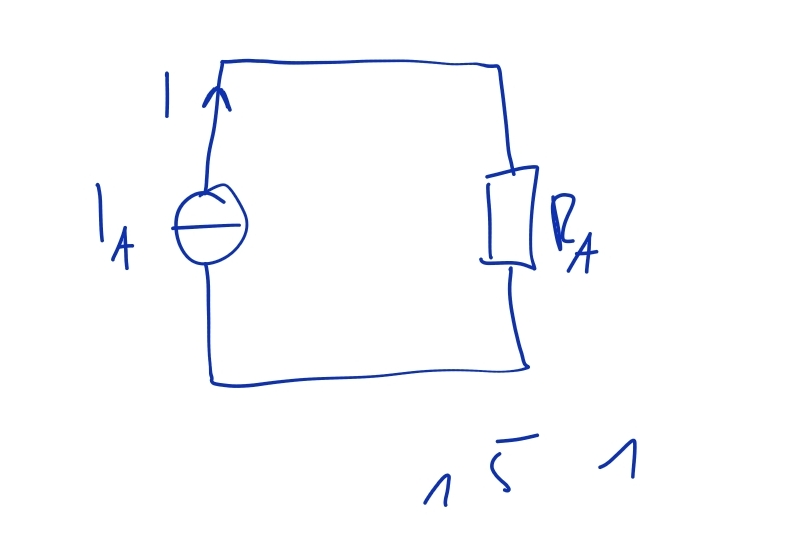
#> input picture data/processed/aitee/images/train/5d45f527-s-0001-v-0005-0001.jpg, 792 x 546 px; its folder holds only this picture in this run
$ python audit_sources.py
#> lines starting #> are read from the running program, lines starting #| are printed output that depends on the picture
### tmp/association-release-smoke/pcbparse/vision.py
"""Image-only offline baseline: OCR, learned symbol templates and wire geometry."""
from collections import Counter
import copy
import hashlib
import json
import math
from pathlib import Path
import re
import time

import cv2
import numpy as np

from .core import assignment, build, validate
from .dataset import CATEGORIES, DESIGNATOR, index_dataset, pin_specs


def read_image(path):
    a=cv2.imdecode(np.fromfile(str(path),dtype=np.uint8),cv2.IMREAD_COLOR)
#> a is the input picture: shape (546, 792, 3); mean B, G, R 252.9, 251.2, 250.5
    if a is None: raise ValueError('cannot decode image: '+str(path))
    return a


def write_image(path, image):
    path=Path(path); path.parent.mkdir(parents=True,exist_ok=True)
    cv2.imencode(path.suffix,image)[1].tofile(str(path))


# [105 lines left out: functions masks, iou, train_templates, wire_lines, not called in this run]


class ImageParser:
    # [421 lines left out: functions __init__, texts, detect, parse, local_texts, number_located_pins and 1 more, not called in this run]


def runs(active):
    positions=np.flatnonzero(np.diff(np.r_[False,active,False].astype(np.int8)))
    return list(zip(positions[::2],positions[1::2]))


def center(b): return ((b[0]+b[2])/2,(b[1]+b[3])/2)


# [9 lines left out: function refine_pin_locations, not called in this run]


def box_distance(a,b):
    return math.hypot(max(b[0]-a[2],a[0]-b[2],0),max(b[1]-a[3],a[1]-b[3],0))


# [4 lines left out: function compatible, not called in this run]


def is_value(text):
    return bool(re.fullmatch(r'(?:\d+(?:\.\d+)?|\d+[RrKkMm]\d+)[\s\wµμΩω%./+-]*',text)) and not bool(re.fullmatch(r'\d{1,2}',text))


def correct_resistance_ocr(text):
    # Q is a common OCR confusion for the ohm glyph; require a resistor value.
    return re.sub(r'Q$','Ω',text) if re.fullmatch(r'\d+(?:\.\d+)?[kKmM]?Q',text) else text


# [31 lines left out: functions select_ic_name, overlay, not called in this run]

### tmp/association-release-smoke/scripts/audit_sources.py
"""Inventory staged data without confusing render variants with independent designs."""
from collections import Counter
import hashlib
import json
from pathlib import Path
import sys
import cv2
import numpy as np

ROOT=Path(__file__).resolve().parents[1]; sys.path.insert(0,str(ROOT))
from pcbparse.vision import read_image

records=[]; thumbnail=[]
for source,directory in (('PCBnet',ROOT/'data/processed/yolo'),('AITEE',ROOT/'data/processed/aitee')):
    for split in ('train','val'):
        for image in sorted((directory/'images'/split).glob('*')):
            if image.suffix.lower() not in ('.png','.jpg','.jpeg'): continue
            array=read_image(image); gray=cv2.cvtColor(array,cv2.COLOR_BGR2GRAY)
#> after `gray = cv2.cvtColor(array, cv2.COLOR_BGR2GRAY)`:
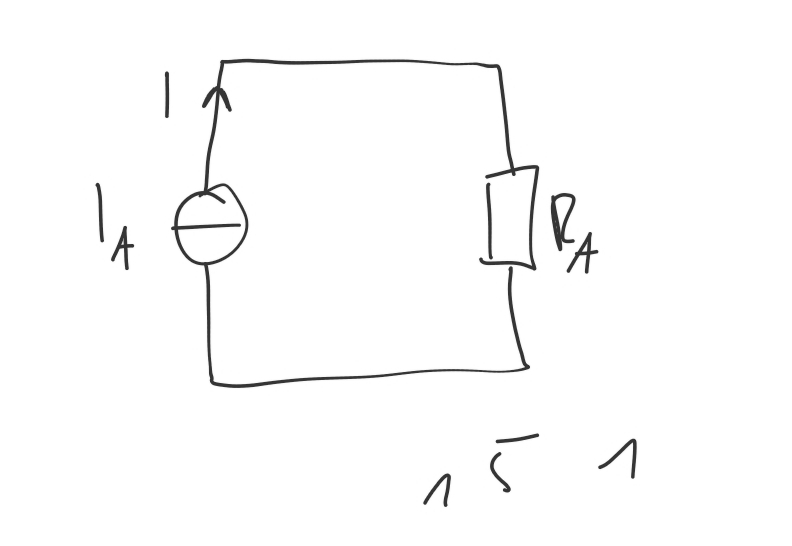
#> gray: shape (546, 792); min 51, max 255, mean 251.2
            small=cv2.resize(gray,(32,32),interpolation=cv2.INTER_AREA).astype(np.float32)/255
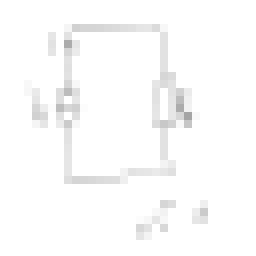
#> small: shape (32, 32) float32 (shown 8 times larger); min 0.647, max 1, mean 0.985
            dct=cv2.dct(small)[:8,:8]; bits=dct>np.median(dct.flatten()[1:])
#> (the run stopped early here; a loop or call above may not have finished)

$ run again, on data/processed/aitee/images/train/6f0f39d1-s-0001-v-0001-0007.jpg
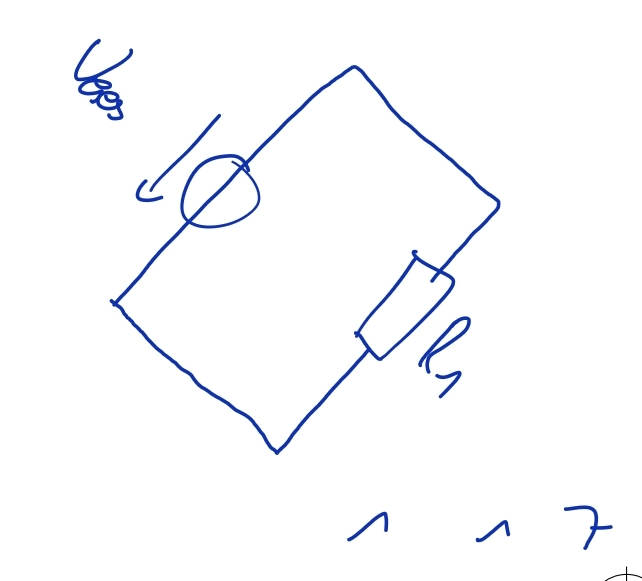
#> input picture data/processed/aitee/images/train/6f0f39d1-s-0001-v-0001-0007.jpg, 642 x 581 px
#> in read_image, a is the input picture: shape (581, 642, 3); mean B, G, R 252.5, 250.3, 249.5
#> `gray = cv2.cvtColor(array, cv2.COLOR_BGR2GRAY)`:
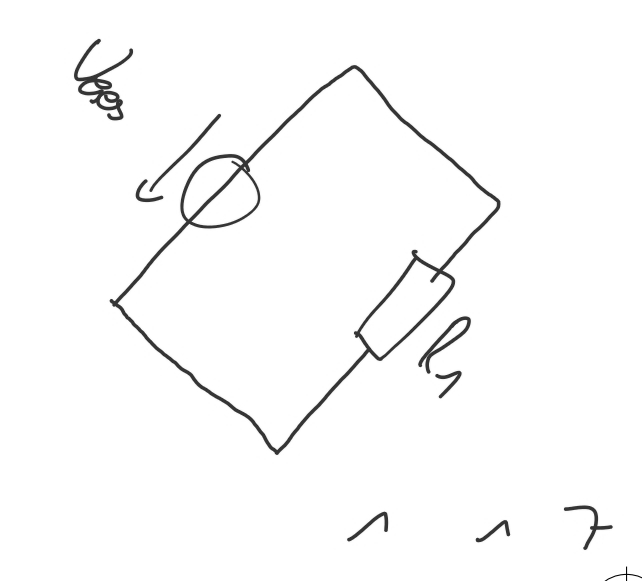
#> gray: shape (581, 642); min 1, max 255, mean 250.3
#> `small=cv2.resize(gray,(32,32),interpolation=cv2.INTER_AREA).astype(np...`:
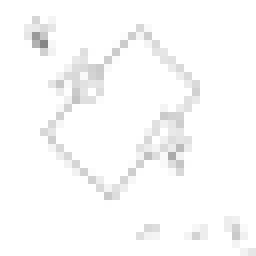
#> small: shape (32, 32) float32 (shown 8 times larger); min 0.518, max 1, mean 0.982

$ run again, on data/processed/aitee/images/train/b0db2bc4-s-0001-v-0005-0002.jpg
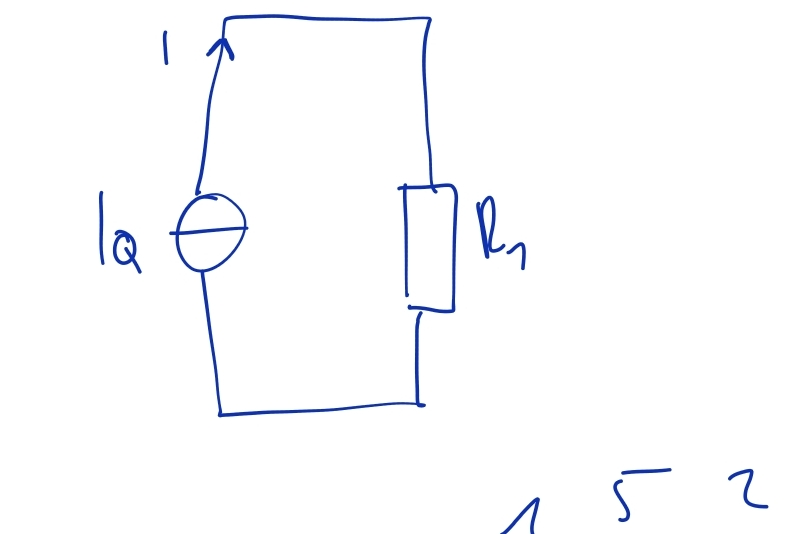
#> input picture data/processed/aitee/images/train/b0db2bc4-s-0001-v-0005-0002.jpg, 810 x 534 px
#> in read_image, a is the input picture: shape (534, 810, 3); mean B, G, R 252.9, 251.2, 250.6
#> `gray = cv2.cvtColor(array, cv2.COLOR_BGR2GRAY)`:
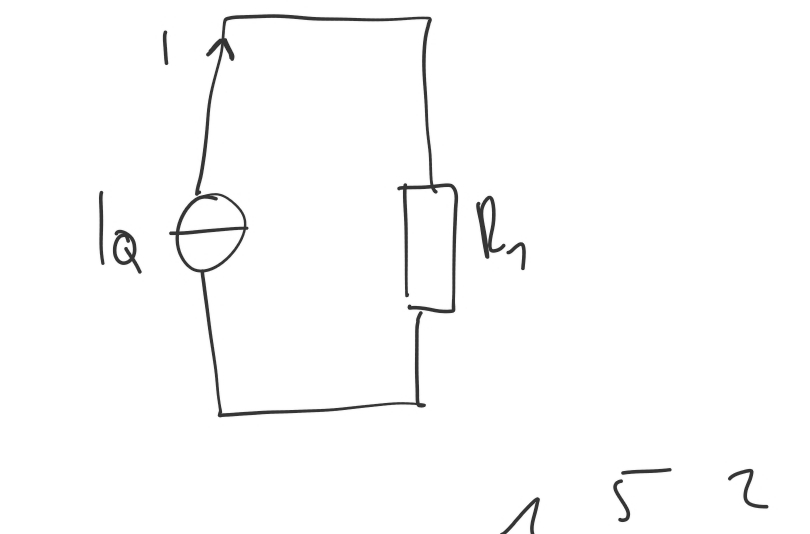
#> gray: shape (534, 810); min 51, max 255, mean 251.2
#> `small=cv2.resize(gray,(32,32),interpolation=cv2.INTER_AREA).astype(np...`:
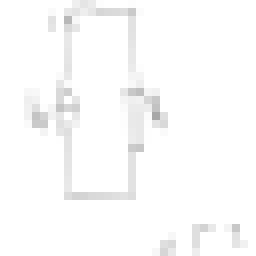
#> small: shape (32, 32) float32 (shown 8 times larger); min 0.655, max 1, mean 0.985
